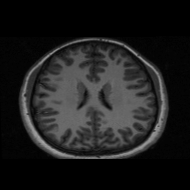
#> input picture OSuM_Vezba13/OSuM_Vezba13/mr_01.png, 190 x 190 px
$ python v13_1.py   (older library calls are emulated)
#> lines starting #> are read from the running program, lines starting #| are printed output that depends on the picture; after the words box and inside, x2 and y2 are one past the last pixel; in counts of white or black regions, pixels touching at a corner belong together
### OSuM_Vezba13/OSuM_Vezba13/osum.py
import math
import cv2
import os
import numpy as np
from scipy.ndimage.filters import maximum_filter, convolve1d
from scipy.interpolate import interp2d
import matplotlib.pyplot as plt


def gaussian(n=5, sigma=1):

    x = range(-int(n/2), int(n/2)+1)
    # raspakivanje liste
    x_osa = [*x]
    # prolazak kroz svaki element liste
    f = [1/(sigma*math.sqrt(2*math.pi))*math.exp(-float(el)**2/(2*sigma**2)) for el in x]

    return f, x_osa


def im_norm(im):
    im_n = (im-im.min())/(im.max()-im.min())
    return im_n


# [429 lines left out: functions im_pyr_decomp, im_pyr_recon, data_fname_split, read_raw, log_LUT, sigmLUT and 5 more, not called in this run]


def disp_im(im, title='', lmin=0, lmax=255):

    fig = plt.figure()
    ax = fig.add_axes([0,0,1,1])
    ax.imshow(im, cmap='gray', vmin=lmin, vmax=lmax)
    plt.axis('off')
    fig.canvas.set_window_title(title)


# lokalna normalizacija Gaus
# [111 lines left out: functions z_norm, integral_img, z_norm2, sobel_grad, imq_qab, not called in this run]

# 2.3
def tanimoto(a,b):

    t = np.sum(np.logical_and(a,b))/np.sum(np.logical_or(a,b))
    return t

### OSuM_Vezba13/OSuM_Vezba13/v13_1.py
import cv2
import numpy as np
import matplotlib.pyplot as plt
import osum
from scipy.ndimage import convolve1d
from scipy.signal import find_peaks

# 1
# 1.1
im = cv2.imread('mr_01.png', cv2.IMREAD_GRAYSCALE)
#> im is the input picture: shape (190, 190); min 0, max 165, mean 29.5
osum.disp_im(im, title='Ulazna slika')
# plt.show()

# 1.2
h, g = np.histogram(im, np.arange(0, 256))
#> h = 255 values, max 12927 at index 0, min 0 at index 3, mean 141.6; g = 256 values from 0 to 255
plt.figure()
plt.plot(g[:-1], h)
plt.show()
#> figure, not shown here; curve peaks at x = 0, y = 12927

# 1.3
t1 = 75
t2 = 115
im_s1 = np.logical_and((im>t1), (im<t2))
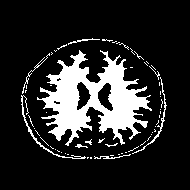
#> im_s1: shape (190, 190) bool; 16.1% white; 59 white regions (51 under 20 px), largest, box (x1, y1, x2, y2) and area: (37, 50, 152, 146) 4952, (21, 95, 86, 159) 213, (132, 77, 167, 154) 149
osum.disp_im(im_s1, lmin=0, lmax=1, title='Rucno nadjeni pragovi za segmentaciju')
plt.show()

# 1.4
f, x_osa = osum.gaussian(21, 4)
# plt.figure()
# plt.plot(x_osa, f)
# plt.show()
h_f = convolve1d(h, f, mode='nearest')
#> h_f = 255 values, max 7524 at index 0, min 0 at index 162, mean 191.2

# 1.5
peaks, props = find_peaks(h_f, distance=30, prominence=50)
#> peaks = [48, 98]; props = {'prominences': [88, 153], 'left_bases': [29, 29], 'right_bases': [78, 162]}
plt.figure()
plt.plot(g[:-1], h_f)
plt.plot(peaks, h_f[peaks], marker='*', linestyle='None')
plt.title('Lokalni maksimumi na ublazenom histogramu')
plt.show()
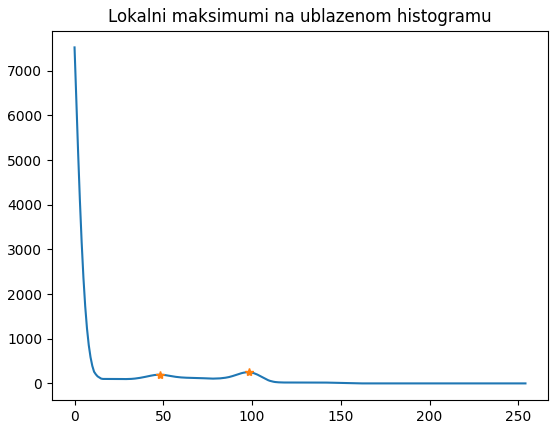
#> figure drawn by matplotlib, 1 panel; curve peaks at x = 0, y = 7524

# 1.6
vals = g[peaks]
#> vals = [48, 98]
tr = (g[peaks[0]]+g[peaks[1]])/2
#> tr = 73

im_s2 = im>tr
#> im_s2: shape (190, 190) bool; 19% white; 10 white regions (5 under 20 px), largest, box (x1, y1, x2, y2) and area: (37, 50, 152, 147) 5162, (21, 38, 167, 159) 1580, (75, 143, 88, 148) 28, (85, 138, 93, 146) 26, (104, 143, 118, 147) 21
osum.disp_im(im_s2, lmin=0, lmax=1, title='Automatski pronadjen prag za segmentacijju')
plt.show()

# 2
# 2.1
lab = cv2.imread('lab_01.png', cv2.IMREAD_GRAYSCALE)
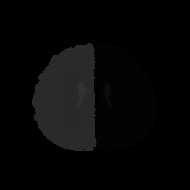
#> input picture OSuM_Vezba13/OSuM_Vezba13/lab_01.png, 190 x 190 px
#> lab is the input picture: shape (190, 190); min 0, max 50, mean 6.6
osum.disp_im(lab, lmin=lab.min(), lmax=lab.max(), title='Rucno labelirana slika')
plt.show()

labs = np.unique(lab)
#> labs = [0, 2, 3, 4, 11, 41, 42, 43, 50]

# 2.2
lD = lab == 41  # bela masa desne hemisfere
#> lD: shape (190, 190) bool; 7.9% white; 4 white regions (1 under 20 px), largest, box (x1, y1, x2, y2) and area: (36, 48, 95, 147) 2766, (74, 143, 89, 148) 40, (85, 138, 93, 146) 28
lL = lab == 2  # bela masa leve hemisfere
#> lL: shape (190, 190) bool; 7.4% white; 2 white regions (1 under 20 px), largest, box (x1, y1, x2, y2) and area: (94, 48, 153, 147) 2640
lS = np.logical_or(lL, lD)
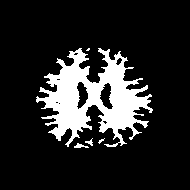
#> lS: shape (190, 190) bool; 15.2% white; 5 white regions (2 under 20 px), largest, box (x1, y1, x2, y2) and area: (36, 48, 153, 147) 5406, (74, 143, 89, 148) 40, (85, 138, 93, 146) 28
osum.disp_im(lD, title='lD', lmin=0, lmax=1)
osum.disp_im(lL, title='lL', lmin=0, lmax=1)
osum.disp_im(lS, title='lS', lmin=0, lmax=1)
plt.show()

# 2.4
t1 = osum.tanimoto(lS, im_s1)
#> in tanimoto, `t = np.sum(np.logical_and(a,b))/np.sum(np.logical_or(a,b))`: t = 0.778
#> t1 = 0.778
t2 = osum.tanimoto(lS, im_s2)
#> t2 = 0.702

# 2.5
abs1 = np.abs(np.uint8(lS)-np.uint8(im_s1))
osum.disp_im(abs1, lmin=0, lmax=1, title='Apsolutne razlike im_s1 i lS')
abs2 = np.abs(np.uint8(lS)-np.uint8(im_s2))
osum.disp_im(abs2, lmin=0, lmax=1, title='Apsolutne razlike im_s2 i lS')
plt.show()

# 2.6
t = []
pr = []
for p in range(im.min()+10, im.max()-9, 10):
    imS = im>p
    t.append(osum.tanimoto(imS, lS))
    pr.append(p)
#> this loop made 15 passes
#> t in tanimoto on passes 1 to 12: 0.364, 0.388, 0.421, 0.461, 0.548, 0.635, 0.699, 0.67, 0.548, 0.174, 0, 0
#> pass 1, `imS = im>p`:
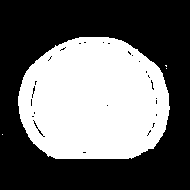
#> imS: shape (190, 190) bool; 41.8% white; 4 white regions (3 under 20 px), largest, box (x1, y1, x2, y2) and area: (18, 37, 170, 159) 15090
#> after the loop:
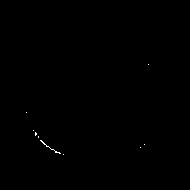
#> imS: shape (190, 190) bool; 0.12% white in thin lines or dots, all inside (x1, y1, x2, y2) = (26, 64, 149, 155)
#> after the loop, pr = [10, 20, 30, 40, 50, 60, 70, 80, 90, 100, 110, 120, 130, 140, 150]; t = [0.364, 0.388, 0.421, 0.461, 0.548, 0.635, 0.699, 0.67, 0.548, 0.174, 0, 0, 0, 0, 0]

ind = np.argmax(t)
#> ind = 6
maxT = t[ind]
#> maxT = 0.699
optP = pr[ind]
#> optP = 70

im_s3 = im>optP
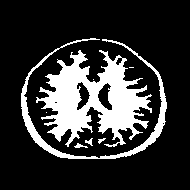
#> im_s3: shape (190, 190) bool; 19.9% white; 8 white regions (3 under 20 px), largest, box (x1, y1, x2, y2) and area: (36, 50, 152, 147) 5420, (21, 38, 167, 159) 1682, (74, 143, 88, 148) 34, (85, 138, 93, 146) 31, (98, 138, 106, 144) 23
osum.disp_im(im_s3, lmin=0, lmax=1, title='Optimalni prag: '+str(optP))
plt.show()
